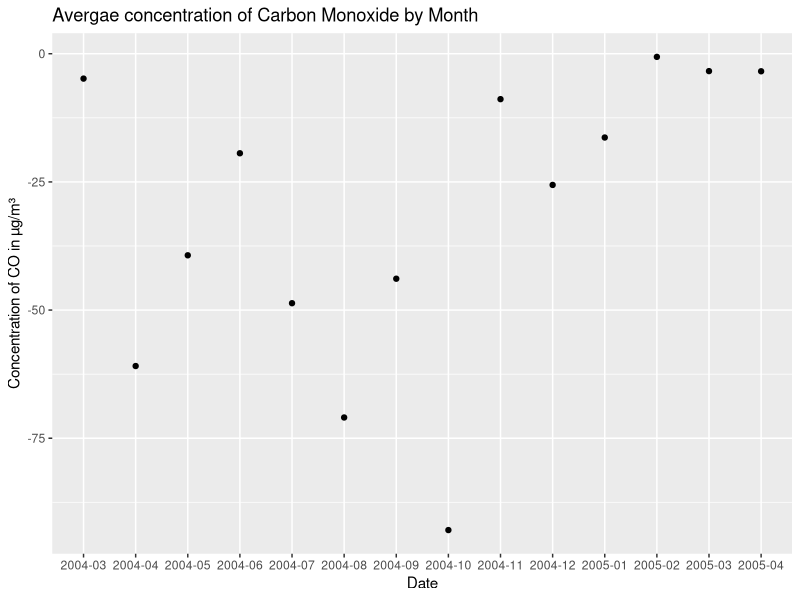

Source code (R):
## ---- chunk 1
#1: options(width = 50)

# Load libraries
library(readxl)
library(dplyr)
library(lubridate)
library(ggplot2)

# Read dataset
air <- read_excel("AirQualityUCI.xls")
head(air)

# Number of rows and columns
dim(air)

# Column names
colnames(air)

# Convert 'Date' column to date format
air$Date <- ymd(air$Date) # "Parse dates with *y*ear, *m*onth, and *d*ay components"
air$Date <- format(air$Date, "%Y-%m") # Formats date to YYYY-mm 

# Group by month, where the average is calculated for each numeric column across all month groups, while removing all NA values
# summarise(): creates a new condensed dataset 
airM <- air %>%
  group_by(Date) %>%
  summarise(across(where(is.numeric), ~mean(., na.rm = TRUE))
)
head(airM, 5)
## ---- chunk 2
# Create plot (average concentration of CO across months)
ggplot(airM, aes(x = Date, y =`CO(GT)`)) +
  geom_point() +
  labs(title = "Avergae concentration of Carbon Monoxide by Month",
       x = "Date",
       y = "Concentration of CO in µg/m³")
